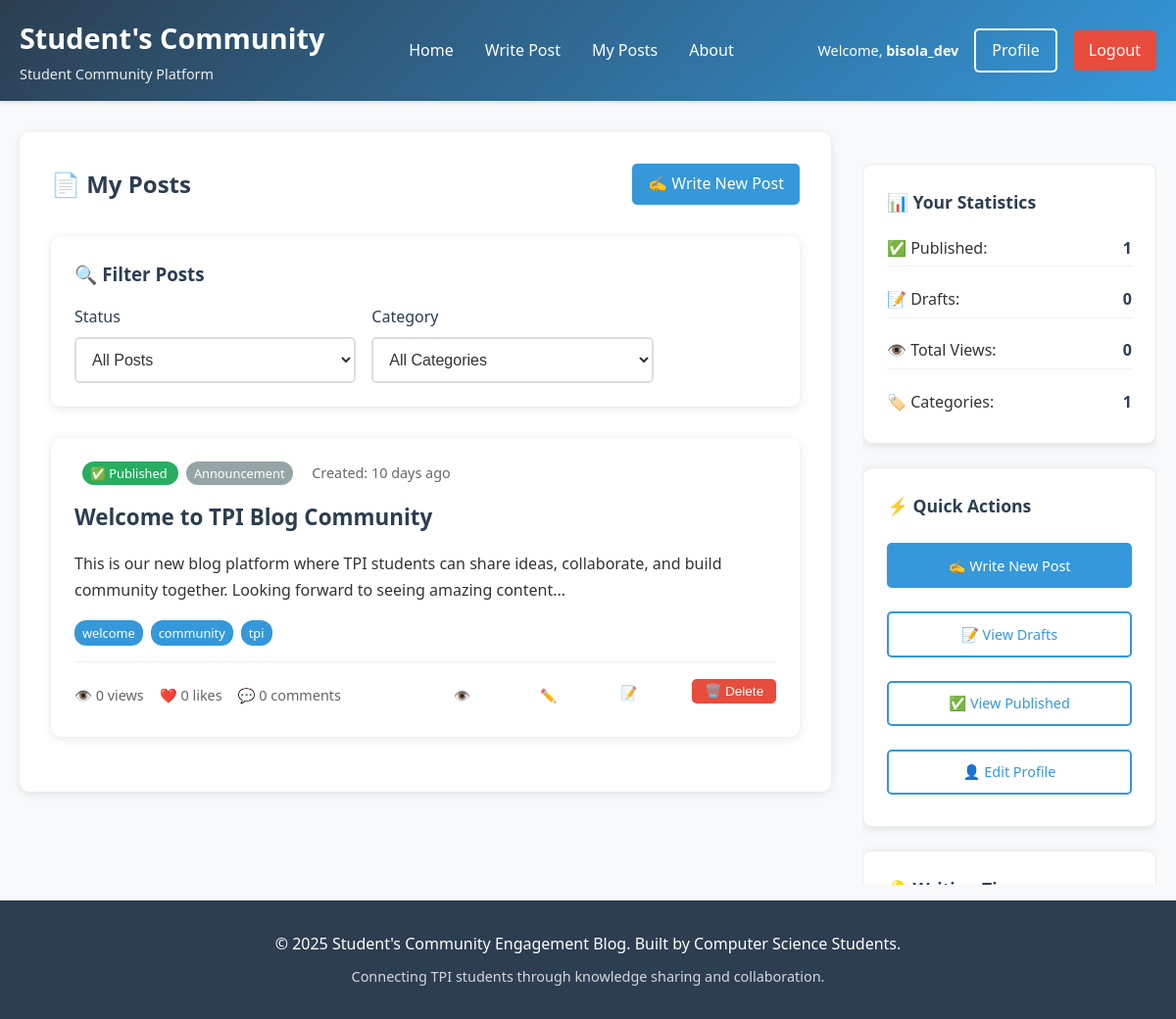
The app's page /my_posts.php (signed in) with its own data.
### tables this page shows
CREATE TABLE posts (
    id INT AUTO_INCREMENT PRIMARY KEY,
    user_id INT NOT NULL,
    title VARCHAR(200) NOT NULL,
    content TEXT NOT NULL,
    category VARCHAR(50) DEFAULT 'General',
    tags VARCHAR(200),
    status ENUM('draft', 'published') DEFAULT 'published',
    views INT DEFAULT 0,
    created_at TIMESTAMP DEFAULT CURRENT_TIMESTAMP,
    updated_at TIMESTAMP DEFAULT CURRENT_TIMESTAMP ON UPDATE CURRENT_TIMESTAMP,
    FOREIGN KEY (user_id) REFERENCES users(id) ON DELETE CASCADE
);

### config/database.php (called while the page is built, shortened)
<?php
function timeAgo($datetime) {
    $time = time() - strtotime($datetime);
    if ($time < 2629746) return floor($time/86400) . ' days ago';
    return date('M j, Y', strtotime($datetime));
}
?>

### my_posts.php (the view, shortened to what this page needs)
<?php
require_once 'includes/header.php';
$database = new Database();
$db = $database->connect();
$current_user = getCurrentUser();
$status_filter = isset($_GET['status']) ? $_GET['status'] : 'all';
$category_filter = isset($_GET['category']) ? $_GET['category'] : 'all';
$posts_per_page = 10;
$page = isset($_GET['page']) ? max(1, intval($_GET['page'])) : 1;
$offset = ($page - 1) * $posts_per_page;
$where_conditions = ["p.user_id = :user_id"];
$params = [':user_id' => $current_user['id']];
$where_clause = implode(' AND ', $where_conditions);
$posts_query = "
    SELECT p.*,
           COUNT(DISTINCT l.id) as like_count,
           COUNT(DISTINCT c.id) as comment_count
    FROM posts p
    LEFT JOIN likes l ON p.id = l.post_id
    LEFT JOIN comments c ON p.id = c.post_id
    WHERE $where_clause
    GROUP BY p.id
    ORDER BY p.updated_at DESC
    LIMIT :limit OFFSET :offset
";
$posts_stmt = $db->prepare($posts_query);
foreach ($params as $key => $value) {
    $posts_stmt->bindValue($key, $value);
}
$posts_stmt->bindValue(':limit', $posts_per_page, PDO::PARAM_INT);
$posts_stmt->bindValue(':offset', $offset, PDO::PARAM_INT);
$posts_stmt->execute();
$posts = $posts_stmt->fetchAll(PDO::FETCH_ASSOC);
$stats_query = "
    SELECT
        COUNT(CASE WHEN status = 'published' THEN 1 END) as published_count,
        COUNT(CASE WHEN status = 'draft' THEN 1 END) as draft_count,
        SUM(views) as total_views,
        COUNT(DISTINCT category) as categories_used
    FROM posts
    WHERE user_id = :user_id
";
$stats_stmt = $db->prepare($stats_query);
$stats_stmt->bindParam(':user_id', $current_user['id']);
$stats_stmt->execute();
$user_stats = $stats_stmt->fetch(PDO::FETCH_ASSOC);
?>
<div class="container">
    <div class="main-content">
        <main class="content">
            <div style="display: flex; justify-content: space-between; align-items: center; margin-bottom: 2rem;">
                <h2 style="color: #2c3e50; margin: 0;">📄 My Posts</h2>
                <a href="create_post.php" class="btn btn-primary">
                    ✍️ Write New Post
                </a>
            </div>
            <div class="post-card" style="margin-bottom: 2rem;">
                <h3 style="margin-bottom: 1rem; color: #2c3e50;">🔍 Filter Posts</h3>
                <form method="GET" action="" style="display: grid; grid-template-columns: 1fr 1fr auto; gap: 1rem; align-items: end;">
                    <div class="form-group" style="margin: 0;">
                        <label for="status">Status</label>
                        <select id="status" name="status" class="form-control">
                            <option value="all" <?php echo $status_filter === 'all' ? 'selected' : ''; ?>>All Posts</option>
                        </select>
                    </div>
                    <div class="form-group" style="margin: 0;">
                        <label for="category">Category</label>
                        <select id="category" name="category" class="form-control">
                            <option value="all" <?php echo $category_filter === 'all' ? 'selected' : ''; ?>>All Categories</option>
                        </select>
                    </div>
                    <button type="submit" class="btn btn-secondary">Apply Filters</button>
                </form>
            </div>
            <?php if (empty($posts)): ?>
                <div style="text-align: center; padding: 3rem;">
                    <div style="font-size: 4rem; margin-bottom: 1rem;">📝</div>
                    <h3>No posts found</h3>
                    <p style="color: #666; margin-bottom: 2rem;">
                        <?php if ($status_filter !== 'all' || $category_filter !== 'all'): ?>
                            Try adjusting your filters or create your first post.
                        <?php else: ?>
                            You haven't created any posts yet. Start sharing your thoughts with the community!
                        <?php endif; ?>
                    </p>
                    <a href="create_post.php" class="btn btn-primary">Create Your First Post</a>
                </div>
            <?php else: ?>
                <?php foreach ($posts as $post): ?>
                    <article class="post-card">
                        <div class="post-header">
                            <div class="post-meta">
                                <span class="category-badge" style="background: <?php echo $post['status'] === 'published' ? '#27ae60' : '#f39c12'; ?>;">
                                    <?php echo $post['status'] === 'published' ? '✅ Published' : '📝 Draft'; ?>
                                </span>
                                <?php if ($post['category']): ?>
                                    <span class="category-badge"><?php echo htmlspecialchars($post['category']); ?></span>
                                <?php endif; ?>
                                <span style="margin-left: 1rem; color: #666;">
                                    Created: <?php echo timeAgo($post['created_at']); ?>
                                </span>
                            </div>
                        </div>
                        <h3 class="post-title">
                            <?php if ($post['status'] === 'published'): ?>
                                <a href="post.php?id=<?php echo $post['id']; ?>">
                                    <?php echo htmlspecialchars($post['title']); ?>
                                </a>
                            <?php else: ?>
                                <a href="edit_post.php?id=<?php echo $post['id']; ?>" style="color: #f39c12;">
                                    <?php echo htmlspecialchars($post['title']); ?>
                                </a>
                            <?php endif; ?>
                        </h3>
                        <div class="post-content">
                            <?php
                            $content = strip_tags($post['content']);
                            echo htmlspecialchars(substr($content, 0, 150)) . (strlen($content) > 150 ? '...' : '');
                            ?>
                        </div>
                        <?php if ($post['tags']): ?>
                            <div class="tags">
                                <?php
                                $tags = explode(',', $post['tags']);
                                foreach ($tags as $tag):
                                    $tag = trim($tag);
                                    if ($tag):
                                ?>
                                    <span class="tag"><?php echo htmlspecialchars($tag); ?></span>
                                <?php
                                    endif;
                                endforeach;
                                ?>
                            </div>
                        <?php endif; ?>
                        <div class="post-actions" style="justify-content: space-between;">
                            <div style="display: flex; gap: 1rem;">
                                <span class="action-btn">👁️ <?php echo $post['views']; ?> views</span>
                                <span class="action-btn">❤️ <?php echo $post['like_count']; ?> likes</span>
                                <span class="action-btn">💬 <?php echo $post['comment_count']; ?> comments</span>
                            </div>
                            <div style="display: flex; gap: 0.5rem;">
                                <?php if ($post['status'] === 'published'): ?>
                                    <a href="post.php?id=<?php echo $post['id']; ?>" class="btn btn-secondary" style="padding: 0.3rem 0.8rem; font-size: 0.85rem;">
                                        👁️ View
                                    </a>
                                <?php endif; ?>
                                <a href="edit_post.php?id=<?php echo $post['id']; ?>" class="btn btn-secondary" style="padding: 0.3rem 0.8rem; font-size: 0.85rem;">
                                    ✏️ Edit
                                </a>
                                <?php if ($post['status'] === 'draft'): ?>
                                    <form method="POST" style="display: inline;" onsubmit="return confirm('Publish this post?');">
                                        <input type="hidden" name="action" value="publish">
                                        <input type="hidden" name="post_id" value="<?php echo $post['id']; ?>">
                                        <button type="submit" class="btn btn-primary" style="padding: 0.3rem 0.8rem; font-size: 0.85rem;">
                                            🚀 Publish
                                        </button>
                                    </form>
                                <?php else: ?>
                                    <form method="POST" style="display: inline;" onsubmit="return confirm('Move this post to drafts?');">
                                        <button type="submit" class="btn btn-secondary" style="padding: 0.3rem 0.8rem; font-size: 0.85rem;">
                                            📝 Draft
                                        </button>
                                    </form>
                                <?php endif; ?>
                                <form method="POST" style="display: inline;" onsubmit="return confirm('Are you sure you want to delete this post? This action cannot be undone.');">
                                    <button type="submit" class="btn btn-danger" style="padding: 0.3rem 0.8rem; font-size: 0.85rem;">
                                        🗑️ Delete
                                    </button>
                                </form>
                            </div>
                        </div>
                    </article>
                <?php endforeach; ?>
            <?php endif; ?>
        </main>
        <aside class="sidebar">
            <div class="widget">
                <h3>📊 Your Statistics</h3>
                <div style="display: grid; gap: 1rem;">
                    <div style="display: flex; justify-content: space-between; align-items: center;">
                        <span>✅ Published:</span>
                        <strong style="color: #27ae60;"><?php echo $user_stats['published_count'] ?: 0; ?></strong>
                    </div>
                    <div style="display: flex; justify-content: space-between; align-items: center;">
                        <span>📝 Drafts:</span>
                        <strong style="color: #f39c12;"><?php echo $user_stats['draft_count'] ?: 0; ?></strong>
                    </div>
                    <div style="display: flex; justify-content: space-between; align-items: center;">
                        <span>👁️ Total Views:</span>
                        <strong style="color: #3498db;"><?php echo number_format($user_stats['total_views'] ?: 0); ?></strong>
                    </div>
                    <div style="display: flex; justify-content: space-between; align-items: center;">
                        <span>🏷️ Categories:</span>
                        <strong style="color: #9b59b6;"><?php echo $user_stats['categories_used'] ?: 0; ?></strong>
                    </div>
                </div>
            </div>
            <div class="widget">
                <h3>⚡ Quick Actions</h3>
                <div style="display: grid; gap: 0.5rem;">
                    <a href="create_post.php" class="btn btn-primary" style="width: 100%; text-align: center;">
                        ✍️ Write New Post
                    </a>
                    <a href="?status=draft" class="btn btn-secondary" style="width: 100%; text-align: center;">
                        📝 View Drafts
                    </a>
                    <a href="?status=published" class="btn btn-secondary" style="width: 100%; text-align: center;">
                        ✅ View Published
                    </a>
                    <a href="profile.php" class="btn btn-secondary" style="width: 100%; text-align: center;">
                        👤 Edit Profile
                    </a>
                </div>
            </div>
            <div class="widget">
                <h3>💡 Writing Tips</h3>
            </div>
        </aside>
    </div>
</div>
<?php require_once 'includes/footer.php'; ?>

### records on screen
posts: status "✅ Published", category "Announcement", created_at "10 days ago", title "Welcome to TPI Blog Community", content "This is our new blog platform where TPI students can share ideas, collaborate, and build community together. Looking forward to seeing amazing content", tags "welcome", tags "community", tags "tpi", views "0", like_count "0", comment_count "0"

### other values on screen
$user['username'] "bisola_dev"
$user_stats['published_count'] ?: 0 "1"
$user_stats['draft_count'] ?: 0 "0"
$user_stats['total_views'] ?: 0 "0"
$user_stats['categories_used'] ?: 0 "1"
